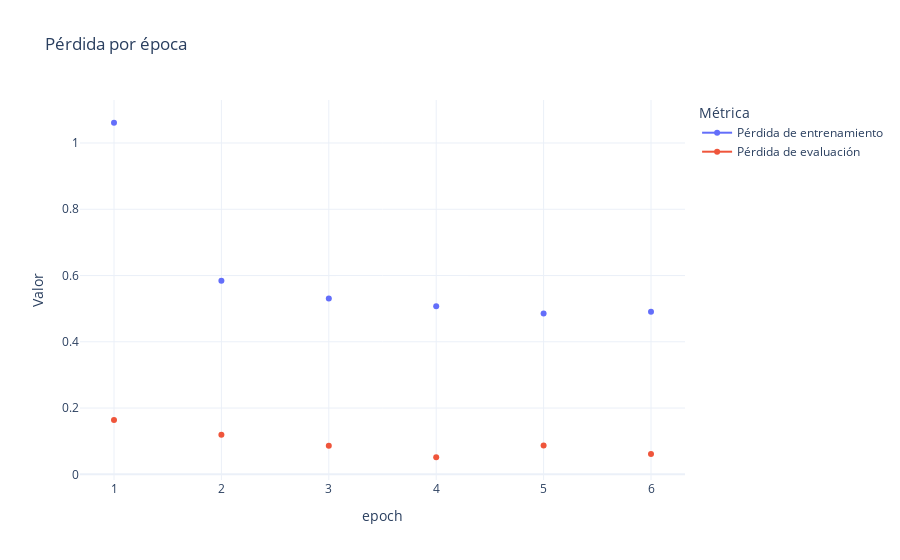
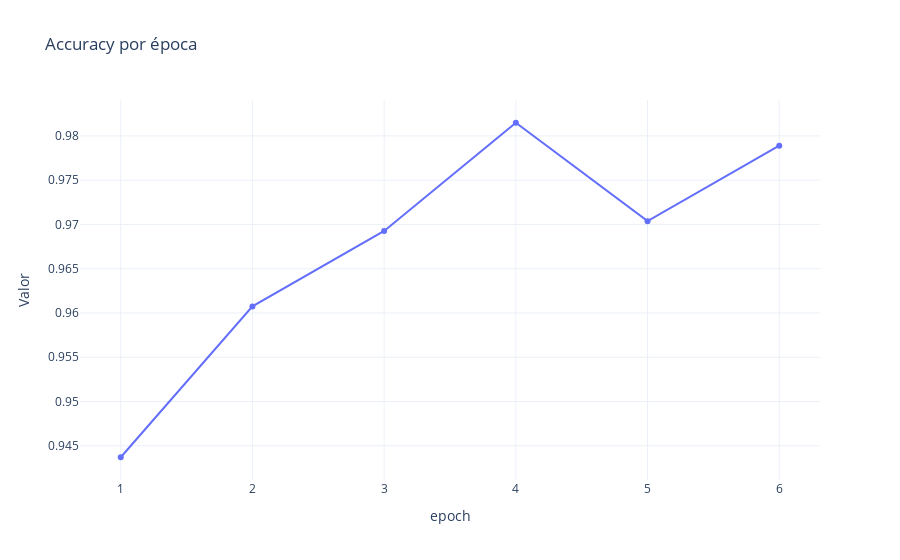

Write notebook code for charts like these, in order.
### Code cell
# Filtramos solo las filas que tienen datos útiles
filtered_history = history.copy()
filtered_history = filtered_history[filtered_history["epoch"].notna()]

# Plot de pérdidas (loss)
plot_metric(
    filtered_history,
    x_col="epoch",
    y_cols=["loss", "eval_loss"],
    y_labels=["Pérdida de entrenamiento", "Pérdida de evaluación"],
    title="Pérdida por época",
    filename=CHECKPOINT.replace("/", "-") + "_loss_plot",
    dirpath=FIGURES_DIR / MODEL_NAME,
)

# Plot de accuracy
if "eval_accuracy" in filtered_history.columns:
    plot_metric(
        filtered_history[filtered_history["eval_accuracy"].notna()],
        x_col="epoch",
        y_cols=["eval_accuracy"],
        y_labels=["Accuracy de evaluación"],
        title="Accuracy por época",
        filename=CHECKPOINT.replace("/", "-") + "_accuracy_plot",
        dirpath=FIGURES_DIR / MODEL_NAME,
    )

### Figure 1 — Plotly figure (JSON) as saved in the notebook; plotly's stock layout.template omitted (floating-point values rounded to 4 significant figures)
{"data": [{"mode": "lines+markers", "name": "Pérdida de entrenamiento", "type": "scatter", "x": [1.0, 1.0, 2.0, 2.0, 3.0, 3.0, 4.0, 4.0, 5.0, 5.0, 6.0, 6.0, 6.0], "y": [1.061, NaN, 0.584, NaN, 0.5307, NaN, 0.5075, NaN, 0.4856, NaN, 0.4907, NaN, NaN]}, {"mode": "lines+markers", "name": "Pérdida de evaluación", "type": "scatter", "x": [1.0, 1.0, 2.0, 2.0, 3.0, 3.0, 4.0, 4.0, 5.0, 5.0, 6.0, 6.0, 6.0], "y": [NaN, 0.1643, NaN, 0.1194, NaN, 0.08625, NaN, 0.05151, NaN, 0.08699, NaN, 0.06165, NaN]}], "layout": {"legend": {"title": {"text": "Métrica"}}, "title": {"text": "Pérdida por época"}, "xaxis": {"title": {"text": "epoch"}}, "yaxis": {"title": {"text": "Valor"}}}}

### Figure 2 — Plotly figure (JSON) as saved in the notebook; plotly's stock layout.template omitted (floating-point values rounded to 4 significant figures)
{"data": [{"mode": "lines+markers", "name": "Accuracy de evaluación", "type": "scatter", "x": [1.0, 2.0, 3.0, 4.0, 5.0, 6.0], "y": [0.9437, 0.9607, 0.9693, 0.9815, 0.9704, 0.9789]}], "layout": {"legend": {"title": {"text": "Métrica"}}, "title": {"text": "Accuracy por época"}, "xaxis": {"title": {"text": "epoch"}}, "yaxis": {"title": {"text": "Valor"}}}}
